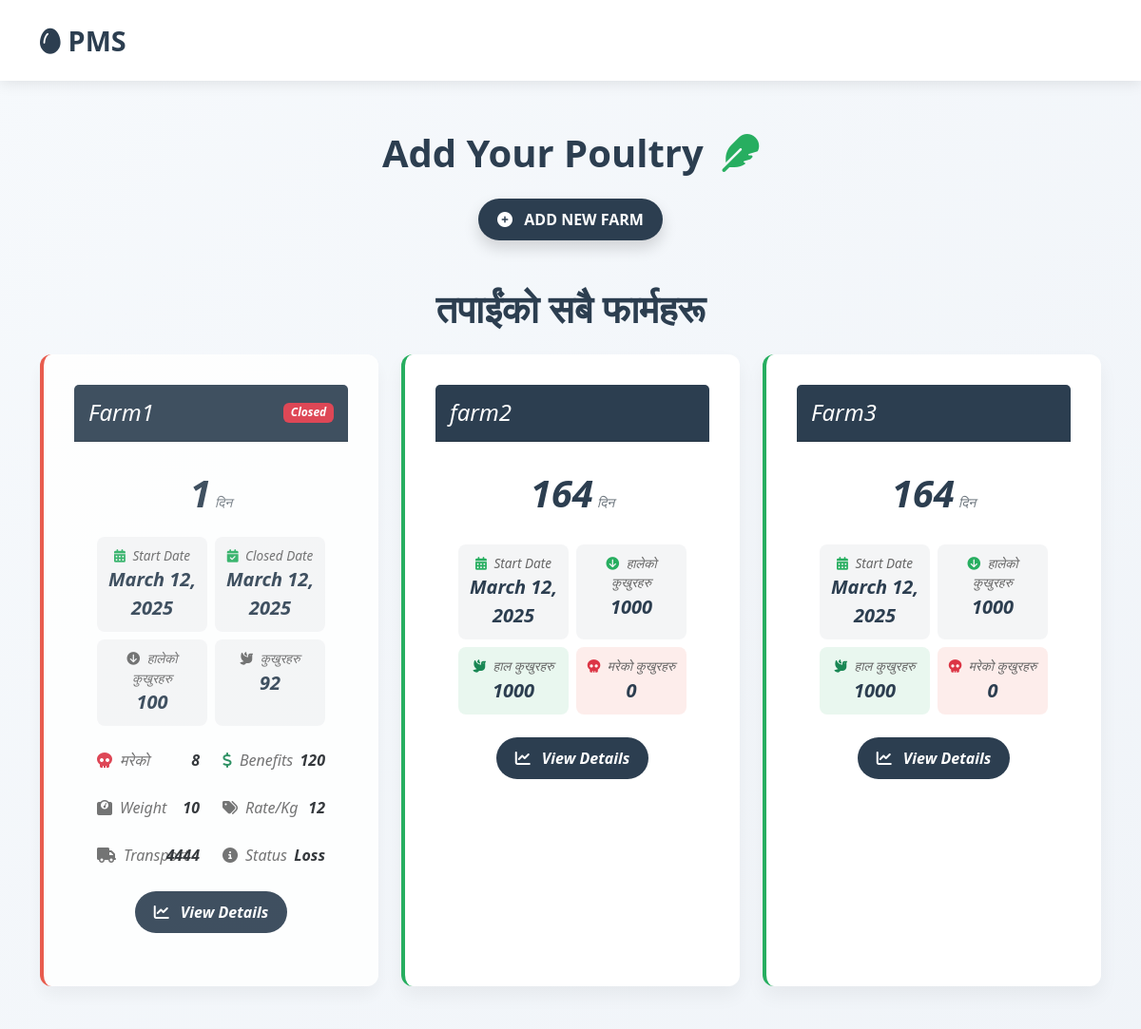
The page /userhome/mainpage/1/ (signed in, upper part) on the database as committed earlier.
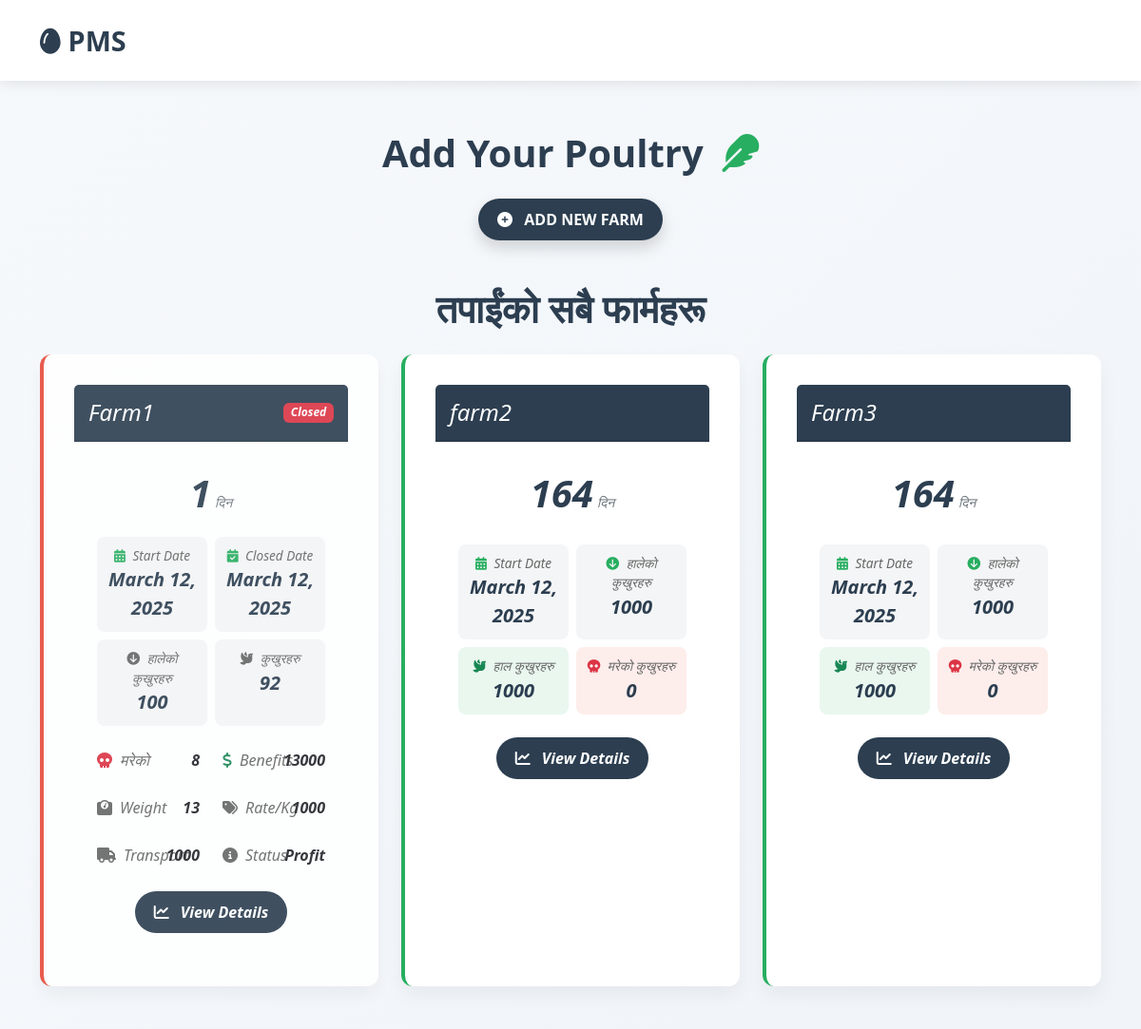
The same page on the database as committed later.
### userhome/models.py (models this page shows, shortened)
class Poultry(models.Model):
    user = models.ForeignKey(User, on_delete=models.CASCADE)
    poultryName = models.CharField(max_length=20, primary_key=True)
    totalChicken = models.IntegerField()
    totalDead = models.IntegerField(default=0)
    startDate = models.DateField(auto_now_add=True)
    Closedstatus = models.BooleanField(default=False)
    closedDate = models.DateField(blank=True, null=True)
    TransportCost = models.IntegerField(default=0, blank=True, null=True)
    RatePerKg = models.IntegerField(default=0, blank=True, null=True)
    TotalWeight = models.IntegerField(default=0, blank=True, null=True)
    TotalAmount = models.IntegerField(default=0, blank=True, null=True)
    description = models.TextField(blank=True, null=True)
    STATUS_CHOICES = [
        ('Profit', 'Profit'),
        ('Loss', 'Loss'),
        ('None', 'None'),
    ]
    Status = models.CharField(max_length=10, choices=STATUS_CHOICES, default='None')
    @property
    def totalDays(self):
        if self.Closedstatus:
            return ((self.closedDate - self.startDate)).days+1
        return ((date.today() - self.startDate)).days+1
    @property
    def totalChickenNow(self):
        return ((self.totalChicken-self.totalDead))

### userhome/views.py (the view)
# urls.py: path('mainpage/<int:user_id>/', views.userHome, name='mainpage'),
@login_required
def userHome(request,user_id):
    messages.success(request, "Welcome to Poultry Management System")
    if not CheckUser(request, user_id):
        return redirect('/')
    user_info = Poultry.objects.filter(user_id=user_id).order_by('-startDate')
    for poultry in user_info:
        poultryName = poultry.poultryName
        UpdateTotal(user_id,poultryName)
    return render(request, 'mainpage.html',{'parms':user_info})

### userhome/models.py (called while the page is built)
    def calculate_totals(self, user):
        bills = BillPost.objects.filter(poultryName=self.poultryName, poultryName__user=user)
        self.totalDana = sum(bill.totalChickenFeed for bill in bills)
        self.totalMedicine = sum(bill.totalMedicine for bill in bills)
        self.totalVaccine = sum(bill.totalVaccine for bill in bills)
        self.totalAmount = sum(bill.totalAmount for bill in bills)
        self.totalBhus = sum(bill.totalBhus for bill in bills)

    def save(self, *args, **kwargs):
        self.calculate_totals(self.poultryName.user)
        super().save(*args, **kwargs)

### userhome/service.py (called while the page is built)
def UpdateTotal(user_id,poultryName):
    poultry = get_object_or_404(Poultry, user_id=user_id, poultryName=poultryName)
    total_obj, created = Total.objects.get_or_create(poultryName=poultry)
    total_obj.calculate_totals(poultry.user)
    total_obj.save()

def CheckUser(request, user_id):
    if request.user.id != user_id:
        messages.error(request, "You are not authorized to view this page.")
        return False
    return True

### userhome/templates/mainpage.html (shortened to what this page needs)
{% extends 'Base.html' %}
{% block mainContent%}
{%load static%}
  <div class="container py-5">
    <div class="row">
      <div class="col-12">
        <h1 class="section-heading text-center mb-4">
          <span class="me-2">Add Your Poultry</span>
          <i class="fas fa-feather text-accent"></i>
        </h1>
        <div class="text-center mb-5">
          <button class="btn btn-primary add-button shadow" data-bs-toggle="modal" data-bs-target="#addPoultry">
            <i class="fas fa-plus-circle me-2"></i> ADD NEW FARM
          </button>
        </div>
        <h2 class="section-heading text-center mb-4">
          तपाईंको सबै फार्महरू
        </h2>
        <div class="row g-4">
          {% for parm in parms %}
            {% if parm.Closedstatus == False %}
              <div class="col-md-4 mb-4">
                <div class="card feature-card active-farm">
                  <div class="card-header">
                    <h4 class="my-0 font-weight-bold">{{parm.poultryName}}</h4>
                  </div>
                  <div class="card-body">
                    <div class="text-center mb-4">
                      <span class="stat-number">{{parm.totalDays}}</span>
                      <small class="text-muted">दिन</small>
                    </div>
                    <div class="stat-grid mb-4">
                      <div class="stat-box">
                        <div class="label"><i class="fas fa-calendar-alt me-1 text-accent"></i> Start Date</div>
                        <div class="value">{{parm.startDate}}</div>
                      </div>
                      <div class="stat-box">
                        <div class="label"><i class="fas fa-arrow-circle-down me-1 text-accent"></i> हालेको कुखुरहरु</div>
                        <div class="value">{{parm.totalChicken}}</div>
                      </div>
                      <div class="stat-box highlight">
                        <div class="label"><i class="fas fa-dove me-1 text-success"></i> हाल कुखुरहरु</div>
                        <div class="value">{{parm.totalChickenNow}}</div>
                      </div>
                      <div class="stat-box warning">
                        <div class="label"><i class="fas fa-skull me-1 text-danger"></i> मरेको कुखुरहरु</div>
                        <div class="value">{{parm.totalDead}}</div>
                      </div>
                    </div>
                    <div class="text-center mt-4">
                      <a href="profile/{{parm.poultryName}}" class="btn btn-primary">
                        <i class="fas fa-chart-line me-2"></i> View Details
                      </a>
                    </div>
                  </div>
                </div>
              </div>
            {% endif %}
            {% if parm.Closedstatus == True %}
              <div class="col-md-4 mb-4">
                <div class="card feature-card closed-farm">
                  <div class="card-header">
                    <div class="d-flex justify-content-between align-items-center">
                      <h4 class="my-0 font-weight-bold">{{parm.poultryName}}</h4>
                      <span class="badge bg-danger">Closed</span>
                    </div>
                  </div>
                  <div class="card-body">
                    <div class="text-center mb-3">
                      <span class="stat-number">{{parm.totalDays}}</span>
                      <small class="text-muted">दिन</small>
                    </div>
                    <div class="stat-grid mb-4">
                      <div class="stat-box">
                        <div class="label"><i class="fas fa-calendar-alt me-1 text-accent"></i> Start Date</div>
                        <div class="value">{{parm.startDate}}</div>
                      </div>
                      <div class="stat-box">
                        <div class="label"><i class="fas fa-calendar-check me-1 text-accent"></i> Closed Date</div>
                        <div class="value">{{parm.closedDate}}</div>
                      </div>
                      <div class="stat-box">
                        <div class="label"><i class="fas fa-arrow-circle-down me-1"></i> हालेको कुखुरहरु</div>
                        <div class="value">{{parm.totalChicken}}</div>
                      </div>
                      <div class="stat-box">
                        <div class="label"><i class="fas fa-dove me-1"></i> कुखुरहरु</div>
                        <div class="value">{{parm.totalChickenNow}}</div>
                      </div>
                    </div>
                    <div class="row mb-3">
                      <div class="col-6">
                        <div class="farm-stat">
                          <div class="farm-stat-label"><i class="fas fa-skull me-2 text-danger"></i> मरेको</div>
                          <div class="farm-stat-value">{{parm.totalDead}}</div>
                        </div>
                      </div>
                      <div class="col-6">
                        <div class="farm-stat">
                          <div class="farm-stat-label"><i class="fas fa-dollar-sign me-2 text-success"></i> Benefits</div>
                          <div class="farm-stat-value">{{parm.TotalAmount}}</div>
                        </div>
                      </div>
                    </div>
                    <div class="row mb-3">
                      <div class="col-6">
                        <div class="farm-stat">
                          <div class="farm-stat-label"><i class="fas fa-weight me-2"></i> Weight</div>
                          <div class="farm-stat-value">{{parm.TotalWeight}}</div>
                        </div>
                      </div>
                      <div class="col-6">
                        <div class="farm-stat">
                          <div class="farm-stat-label"><i class="fas fa-tags me-2"></i> Rate/Kg</div>
                          <div class="farm-stat-value">{{parm.RatePerKg}}</div>
                        </div>
                      </div>
                    </div>
                    <div class="row mb-3">
                      <div class="col-6">
                        <div class="farm-stat">
                          <div class="farm-stat-label"><i class="fas fa-truck me-2"></i> Transport</div>
                          <div class="farm-stat-value">{{parm.TransportCost}}</div>
                        </div>
                      </div>
                      <div class="col-6">
                        <div class="farm-stat">
                          <div class="farm-stat-label"><i class="fas fa-info-circle me-2"></i> Status</div>
                          <div class="farm-stat-value">{{parm.Status}}</div>
                        </div>
                      </div>
                    </div>
                    <div class="text-center mt-3">
                      <a href="profile/{{parm.poultryName}}" class="btn btn-primary">
                        <i class="fas fa-chart-line me-2"></i> View Details
                      </a>
                    </div>
                  </div>
                </div>
              </div>
            {% endif %}
          {% endfor %}
        </div>
      </div>
    </div>
  </div>
</div>
{%endblock%}

### userhome/templates/Base.html (shortened to what this page needs)
<!doctype html>
<html lang="en">
<head>
  {% load static%}
  <link href="https://cdn.jsdelivr.net/npm/bootstrap@5.2.3/dist/css/bootstrap.min.css" rel="stylesheet"
>
</head>
{%load static%}
<body>
<nav class="navbar navbar-expand-lg fixed-top " style="padding: 1rem 0; background: rgba(255, 255, 255, 0.95) !important; box-shadow: 0 2px 15px rgba(0,0,0,0.1);">
    <div class="container">
        <a class="navbar-brand" href="#" style="color: #2c3e50 !important; font-weight: 700; font-size: 1.8rem;">
            <i class="fa-solid fa-egg me-2"></i>PMS
        </a>
    </div>
</nav>
<div class="pt-4  mt-5">
    {%block mainContent %}{%endblock%}
</body>
</html>

### userhome/templates/Base.html (style rules this page uses)
.card { font-style: oblique; }

### userhome/templates/mainpage.html (style rules this page uses)
:root { --primary-color: #2c3e50; --accent-color: #27ae60; --danger-color: #e74c3c; --card-border-radius: 12px; --transition-speed: 0.3s; }
body { font-family: 'Segoe UI', Tahoma, Geneva, Verdana, sans-serif; background: linear-gradient(135deg, #f6f9fc, #eef2f7); }
.section-heading { font-weight: 700; color: var(--primary-color); }
.text-accent { color: var(--accent-color); }
.feature-card { border-radius: var(--card-border-radius); box-shadow: 0 10px 20px rgba(0, 0, 0, 0.05); transition: transform var(--transition-speed), box-shadow var(--transition-speed); overflow: hidden; height: 100%; border: none; }
.card-header { background-color: var(--primary-color); color: white; padding: 15px; border-radius: var(--card-border-radius) var(--card-border-radius) 0 0; }
.stat-number { font-size: 2.5rem; font-weight: 700; color: var(--primary-color); }
.btn-primary { background-color: var(--primary-color); border-color: var(--primary-color); padding: 10px 20px; border-radius: 30px; font-weight: 600; transition: all var(--transition-speed); }
.active-farm { border-left: 4px solid var(--accent-color); }
.closed-farm { border-left: 4px solid var(--danger-color); opacity: 0.9; }
.card-body { padding: 1.5rem; }
.add-button { transition: all var(--transition-speed); }
.farm-stat { display: flex; margin-bottom: 10px; }
.farm-stat-label { width: 50%; color: #666; display: flex; align-items: center; }
.farm-stat-value { width: 50%; font-weight: 600; text-align: right; }
.stat-grid { display: grid; grid-template-columns: 1fr 1fr; gap: 8px; }
.stat-box { background-color: rgba(44, 62, 80, 0.05); padding: 10px; border-radius: 8px; text-align: center; }
.stat-box .label { font-size: 0.85rem; color: #666; }
.stat-box .value { font-size: 1.25rem; font-weight: 600; color: var(--primary-color); }
.stat-box.highlight { background-color: rgba(39, 174, 96, 0.1); }
.stat-box.warning { background-color: rgba(231, 76, 60, 0.1); }

Rows that differ between the two databases and show on the page:
changed Poultry "Farm1": TotalAmount "120" → "13000"; TotalWeight "10" → "13"; RatePerKg "12" → "1000"; TransportCost "4444" → "1000"; Status "Loss" → "Profit"
